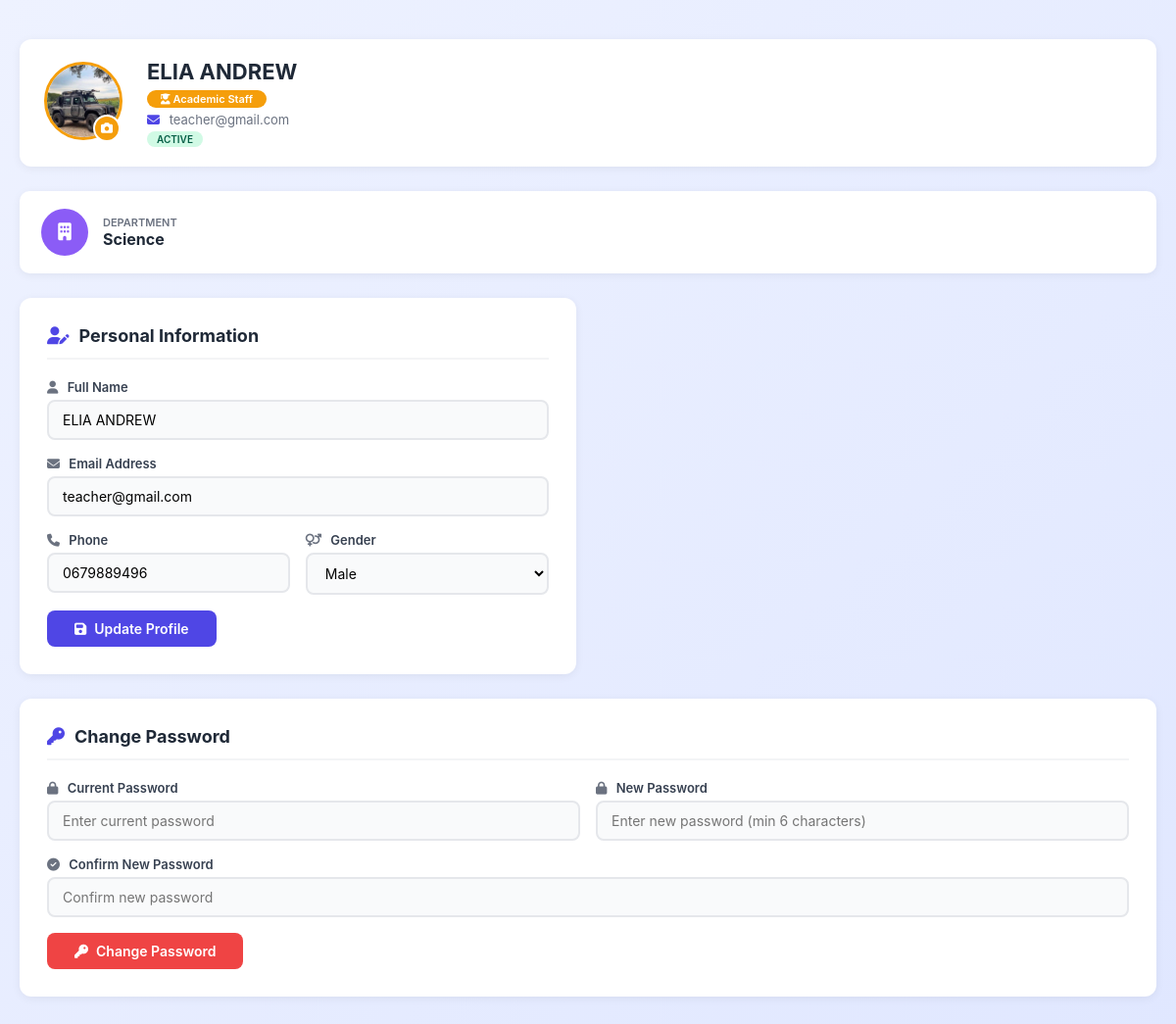
Page /profile.php (signed in) on the committed database.
### tables this page shows
CREATE TABLE `users` (
  `user_id` int(11) NOT NULL AUTO_INCREMENT,
  `full_name` varchar(150) NOT NULL,
  `email` varchar(150) NOT NULL,
  `password` varchar(255) NOT NULL,
  `role` enum('admin','teacher','student','academic') NOT NULL,
  `phone` varchar(20) DEFAULT NULL,
  `gender` enum('male','female') DEFAULT NULL,
  `created_at` timestamp NULL DEFAULT current_timestamp(),
  `reset_token` varchar(255) DEFAULT NULL,
  `profile_pic` varchar(255) DEFAULT NULL,
  `status` enum('active','suspended') DEFAULT 'active',
  PRIMARY KEY (`user_id`),
  UNIQUE KEY `email` (`email`)
);

CREATE TABLE `teacher` (
  `teacher_id` int(11) NOT NULL AUTO_INCREMENT,
  `user_id` int(11) NOT NULL,
  `phone_no` varchar(15) DEFAULT NULL,
  `department_id` int(11) DEFAULT NULL,
  `status` enum('active','inactive') DEFAULT 'active',
  PRIMARY KEY (`teacher_id`),
  UNIQUE KEY `user_id` (`user_id`),
  KEY `fk_teacher_department` (`department_id`),
  CONSTRAINT `fk_teacher_department` FOREIGN KEY (`department_id`) REFERENCES `department` (`department_id`),
  CONSTRAINT `teacher_ibfk_1` FOREIGN KEY (`user_id`) REFERENCES `users` (`user_id`) ON DELETE CASCADE ON UPDATE CASCADE
);

CREATE TABLE `department` (
  `department_id` int(11) NOT NULL AUTO_INCREMENT,
  `department_name` varchar(100) NOT NULL,
  PRIMARY KEY (`department_id`)
);

### profile.php (the view, shortened to what this page needs)
<?php
require_once('db.php');
$user_id = $_SESSION['user_id'];
$user_role = $_SESSION['role'] ?? '';
$query = mysqli_query($conn, "SELECT * FROM users WHERE user_id='$user_id'");
$user = mysqli_fetch_assoc($query);
$role_data = [];
$role_label = ucfirst($user_role);
$role_icon = 'fa-user';
switch($user_role) {
    case 'academic':
        $table_check = mysqli_query($conn, "SHOW TABLES LIKE 'teacher'");
        if(mysqli_num_rows($table_check) > 0) {
            $q = mysqli_query($conn, "
                SELECT t.*, d.department_name
                FROM teacher t
                LEFT JOIN department d ON t.department_id = d.department_id
                WHERE t.user_id='$user_id'
            ");
            if ($q) {
                $role_data = mysqli_fetch_assoc($q);
            } else {
                $role_data = ['teacher_id' => 'N/A', 'department_name' => 'Not Assigned'];
            }
        } else {
            $role_data = ['teacher_id' => 'N/A', 'department_name' => 'Not Assigned'];
        }
        $role_label = 'Academic Staff';
        $role_icon = 'fa-user-graduate';
        break;
}
function getProfilePicPath($user, $default = 'uploads/default.png') {
    if (!empty($user['profile_pic'])) {
        $possible_paths = [
            "uploads/" . $user['profile_pic'],
            "../uploads/" . $user['profile_pic'],
            "../../uploads/" . $user['profile_pic'],
            $user['profile_pic']
        ];
        foreach ($possible_paths as $path) {
            if (file_exists($path)) {
                return $path;
            }
        }
    }
    return $default;
}
$profile_pic_path = getProfilePicPath($user);
?>
<!DOCTYPE html>
<html lang="en">
<head>
    <link rel="stylesheet" href="https://cdnjs.cloudflare.com/ajax/libs/font-awesome/6.5.2/css/all.min.css">
</head>
<body>
<div class="page-wrapper">
    <div class="container">
        <div class="profile-header">
            <div class="avatar-wrapper">
                <img src="<?= htmlspecialchars($profile_pic_path) ?>" id="profilePreview" alt="Profile Picture">
                <div class="upload-btn" onclick="document.getElementById('picInput').click();" title="Change Profile Picture">
                    <i class="fas fa-camera"></i>
                </div>
            </div>
            <div class="user-info">
                <h1><?= htmlspecialchars($user['full_name']) ?></h1>
                <span class="role-badge"><i class="fas <?= $role_icon ?>"></i> <?= $role_label ?></span>
                <div class="email-text"><i class="fas fa-envelope"></i> <?= htmlspecialchars($user['email']) ?></div>
                <span class="status-badge <?= $user['status'] ?? 'active' ?>"><?= ucfirst($user['status'] ?? 'Active') ?></span>
            </div>
        </div>
        <div class="stats-row">
            <?php if($user_role == 'student'): ?>
            <div class="stat-box">
                <div class="stat-icon purple"><i class="fas fa-school"></i></div>
                <div class="stat-info">
                    <div class="label">Class</div>
                    <div class="value"><?= htmlspecialchars($role_data['class_name'] ?? 'Not Assigned') ?></div>
                </div>
            </div>
            <?php elseif($user_role == 'teacher' || $user_role == 'academic'): ?>
            <div class="stat-box">
                <div class="stat-icon purple"><i class="fas fa-building"></i></div>
                <div class="stat-info">
                    <div class="label">Department</div>
                    <div class="value"><?= htmlspecialchars($role_data['department_name'] ?? 'Not Assigned') ?></div>
                </div>
            </div>
            <?php else: ?>
            <?php endif; ?>
        </div>
        <div class="grid-2">
            <div class="card">
                <div class="card-title"><i class="fas fa-user-edit"></i> Personal Information</div>
                <form method="POST" enctype="multipart/form-data" id="profileForm">
                    <div class="form-group">
                        <label><i class="fas fa-user"></i> Full Name</label>
                        <input type="text" name="full_name" class="form-control" value="<?= htmlspecialchars($user['full_name']) ?>" required>
                    </div>
                    <div class="form-group">
                        <label><i class="fas fa-envelope"></i> Email Address</label>
                        <input type="email" name="email" class="form-control" value="<?= htmlspecialchars($user['email']) ?>" required>
                    </div>
                    <div class="form-row">
                        <div class="form-group">
                            <label><i class="fas fa-phone"></i> Phone</label>
                            <input type="text" name="phone" class="form-control" value="<?= htmlspecialchars($user['phone'] ?? '') ?>" placeholder="Enter phone number">
                        </div>
                        <div class="form-group">
                            <label><i class="fas fa-venus-mars"></i> Gender</label>
                            <select name="gender" class="form-control">
                                <option value="male" <?= ($user['gender'] ?? '') == 'male' ? 'selected' : '' ?>>Male</option>
                            </select>
                        </div>
                    </div>
                    <button type="submit" class="btn btn-primary"><i class="fas fa-save"></i> Update Profile</button>
                </form>
            </div>
            <div class="card full">
                <div class="card-title"><i class="fas fa-key"></i> Change Password</div>
                <form method="POST">
                    <div class="form-row">
                        <div class="form-group">
                            <label><i class="fas fa-lock"></i> Current Password</label>
                            <input type="password" name="current_password" class="form-control" placeholder="Enter current password" required>
                        </div>
                        <div class="form-group">
                            <label><i class="fas fa-lock"></i> New Password</label>
                            <input type="password" name="new_password" class="form-control" placeholder="Enter new password (min 6 characters)" required>
                        </div>
                    </div>
                    <div class="form-group">
                        <label><i class="fas fa-check-circle"></i> Confirm New Password</label>
                        <input type="password" name="confirm_password" class="form-control" placeholder="Confirm new password" required>
                    </div>
                    <button type="submit" class="btn btn-danger"><i class="fas fa-key"></i> Change Password</button>
                </form>
            </div>
        </div>
    </div>
</div>
</body>
</html>

### profile.php (style rules this page uses)
* { margin: 0; padding: 0; box-sizing: border-box; font-family: -apple-system, BlinkMacSystemFont, 'Segoe UI', Roboto, Oxygen, Ubuntu, sans-serif; }
body { background: linear-gradient(135deg, #eef2ff, #e0e7ff); min-height: 100vh; padding: 40px 20px; }
.page-wrapper { max-width: 1400px; margin: 0 auto; width: 100%; }
.container { max-width: 1200px; margin: 0 auto; }
.profile-header { background: #fff; border-radius: 12px; box-shadow: 0 2px 10px rgba(0,0,0,0.06); padding: 20px 25px; margin-bottom: 25px; display: flex; align-items: center; gap: 25px; flex-wrap: wrap; }
.avatar-wrapper { position: relative; flex-shrink: 0; }
.avatar-wrapper img { width: 80px; height: 80px; border-radius: 50%; object-fit: cover; border: 3px solid #f59e0b; }
.avatar-wrapper .upload-btn { position: absolute; bottom: 2px; right: 2px; background: #f59e0b; width: 28px; height: 28px; border-radius: 50%; border: 2px solid #fff; display: flex; align-items: center; justify-content: center; cursor: pointer; transition: all 0.2s; color: #fff; font-size: 12px; }
.user-info h1 { font-size: 22px; color: #1f2937; margin-bottom: 3px; }
.user-info .role-badge { display: inline-block; background: #f59e0b; color: #fff; padding: 2px 14px; border-radius: 20px; font-size: 11px; font-weight: 600; margin-bottom: 4px; }
.user-info .email-text { color: #6b7280; font-size: 13px; }
.user-info .email-text i { margin-right: 6px; color: #4f46e5; }
.user-info .status-badge { display: inline-block; padding: 2px 10px; border-radius: 12px; font-size: 10px; font-weight: 600; text-transform: uppercase; margin-top: 4px; }
.status-badge.active { background: #d1fae5; color: #065f46; }
.stats-row { display: grid; grid-template-columns: repeat(auto-fit, minmax(200px, 1fr)); gap: 15px; margin-bottom: 25px; }
.stat-box { background: #fff; padding: 18px 22px; border-radius: 10px; box-shadow: 0 2px 10px rgba(0,0,0,0.06); display: flex; align-items: center; gap: 15px; transition: transform 0.2s; }
.stat-icon { width: 48px; height: 48px; border-radius: 50%; display: flex; align-items: center; justify-content: center; font-size: 18px; color: #fff; flex-shrink: 0; }
.stat-icon.purple { background: #8b5cf6; }
.stat-info .label { font-size: 11px; color: #6b7280; text-transform: uppercase; font-weight: 600; }
.stat-info .value { font-weight: 700; color: #1f2937; font-size: 16px; }
.grid-2 { display: grid; grid-template-columns: 1fr 1fr; gap: 25px; }
.card { background: #fff; border-radius: 12px; box-shadow: 0 2px 10px rgba(0,0,0,0.06); padding: 28px; }
.card.full { grid-column: 1 / -1; }
.card-title { font-size: 18px; font-weight: 700; color: #1f2937; margin-bottom: 20px; padding-bottom: 12px; border-bottom: 2px solid #f3f4f6; display: flex; align-items: center; gap: 10px; }
.card-title i { color: #4f46e5; }
.form-group { margin-bottom: 16px; }
.form-group label { display: block; font-weight: 600; font-size: 13px; color: #374151; margin-bottom: 5px; }
.form-group label i { margin-right: 6px; color: #6b7280; }
.form-control { width: 100%; padding: 10px 14px; border: 2px solid #e5e7eb; border-radius: 8px; font-size: 14px; transition: all 0.2s; background: #f9fafb; }
.form-row { display: grid; grid-template-columns: 1fr 1fr; gap: 16px; }
.btn { padding: 10px 28px; border: none; border-radius: 8px; font-weight: 600; cursor: pointer; display: inline-flex; align-items: center; gap: 8px; font-size: 14px; transition: all 0.2s; text-decoration: none; }
.btn-primary { background: #4f46e5; color: #fff; }
.btn-danger { background: #ef4444; color: #fff; }

### rows in the picture
users: profile_pic (picture), full_name "ELIA ANDREW", email "teacher@gmail.com", status "ACTIVE", phone "0679889496", gender "Male"
teacher: department.department_name "Science"

### other values in the picture
$role_label "Academic Staff"
